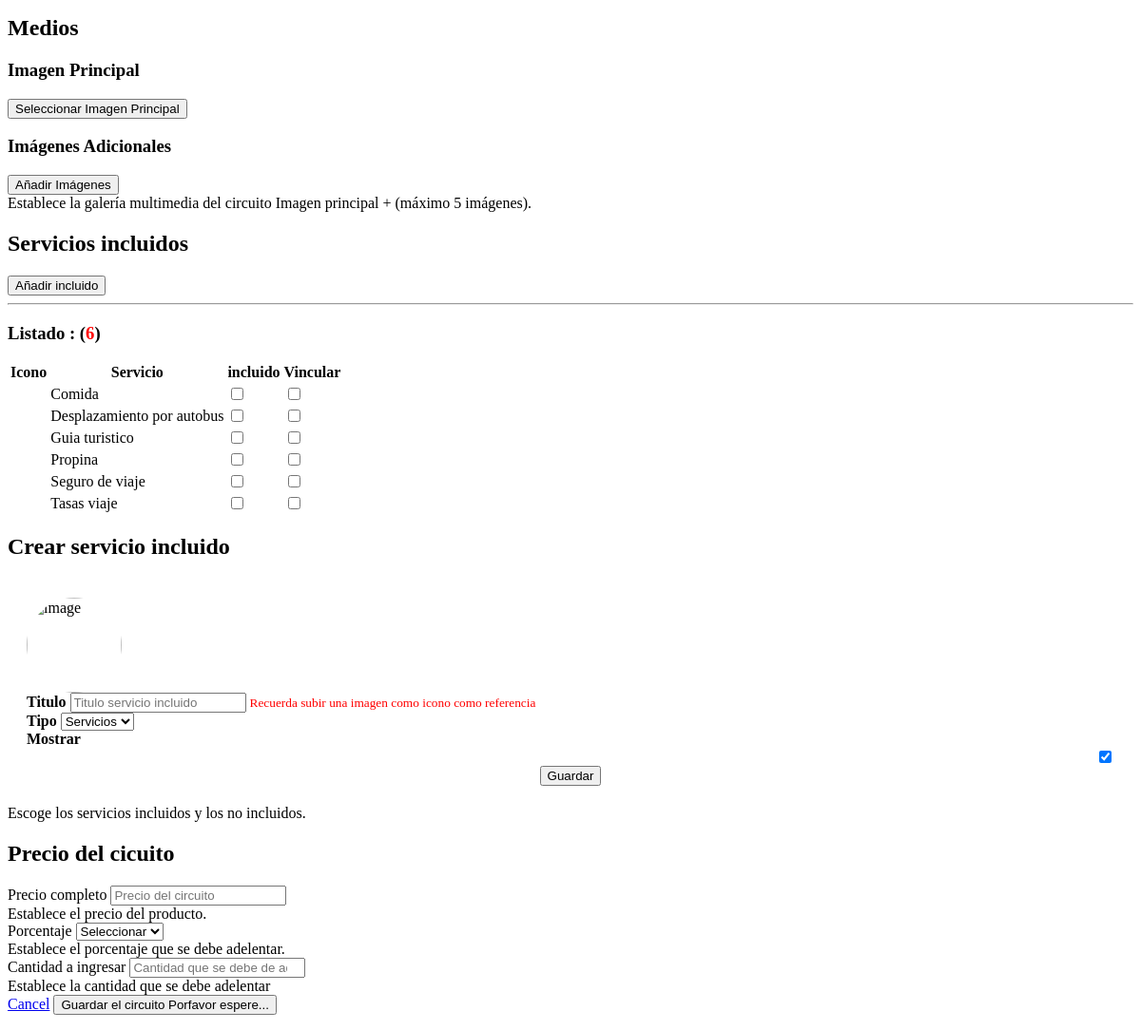
Before: /admin/pages/nuevo_circuito.php (lower part) with the older database file.
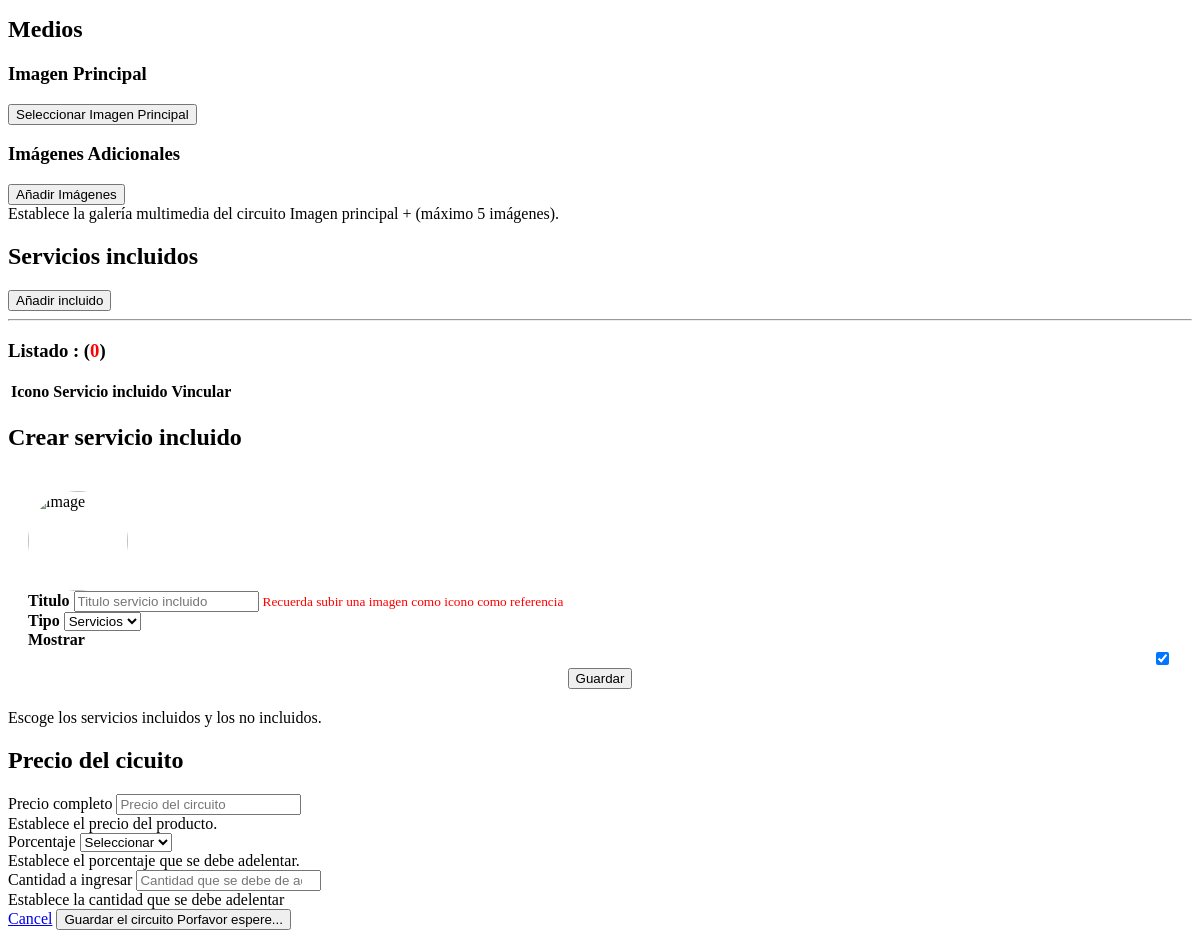
After: the same page with the newer database file.
### tables this page shows
CREATE TABLE IF NOT EXISTS `tabla_incluidos` (
  `id` int(11) NOT NULL AUTO_INCREMENT,
  `nombre` varchar(255) DEFAULT NULL,
  `tipo` varchar(100) DEFAULT NULL,
  `url_icono` varchar(255) DEFAULT NULL,
  `mostrar_para_seleccionar` int(11) DEFAULT NULL,
  `created_at` datetime DEFAULT current_timestamp(),
  PRIMARY KEY (`id`)
);

### admin/pages/nuevo_circuito.php (the view, shortened to what the changed rows need)
<div id="kt_app_content_container" class="app-container container-xxl">
    <form id="form_nuevo_circuito" class="form d-flex flex-column flex-lg-row fv-plugins-bootstrap5 fv-plugins-framework" data-kt-redirect="apps/ecommerce/catalog/products.html">
        <div class="d-flex flex-column flex-row-fluid gap-7 gap-lg-10">
            <div class="tab-content">
                <div class="tab-pane fade active show" id="kt_ecommerce_add_product_general" role="tab-panel">
                    <div class="d-flex flex-column gap-7 gap-lg-10">
                        <div class="card card-flush py-4">
                            <div class="card-header">
                                <div class="card-title">
                                    <h2>Medios</h2>
                                </div>
                            </div>
                        </div>
                        <div class="card card-flush py-4">
                            <div class="card-header">
                                <div class="card-title">
                                    <h2>Servicios incluidos</h2>
                                </div>
                            </div>
                            <div class="card-body pt-0">
                                <?php
                                $info_items_inlcuidos = [];
                                $sql_incluidos = mysql_query("SELECT * FROM tabla_incluidos WHERE tipo='servicios' ORDER BY nombre ASC");
                                while ($fetch_ = mysql_fetch_assoc($sql_incluidos)) :
                                    $info_items_inlcuidos[] = $fetch_;
                                endwhile;
                                ?>
                                <div class="accordion accordion-icon-collapse" id="kt_accordion_servicios_incluidos">
                                    <div class="mb-5">
                                        <div class="accordion-header py-3 d-flex" data-bs-toggle="collapse" data-bs-target="#kt_accordion_servicios_incluidos_item_2">
                                            <h3 class="fs-4 fw-semibold mb-0 ms-4">Listado : (<span style="color:red" id="cantidad_items_servicios_incluir"><?= count($info_items_inlcuidos) ?></span>)</h3>
                                        </div>
                                        <div id="kt_accordion_servicios_incluidos_item_2" class="collapse fs-6 ps-10 mt-2 show" data-bs-parent="#kt_accordion_servicios_incluidos">
                                            <div class="table-responsive">
                                                <table class="table table-row-dashed align-middle gs-0 gy-3 my-0">
                                                    <thead>
                                                        <tr class="fs-7 fw-bold text-gray-500 border-bottom-0">
                                                            <th class="p-0 pb-3 min-w-100px text-start">Icono</th>
                                                            <th class="p-0 pb-3 min-w-100px text-start pe-13">Servicio</th>
                                                            <th class="p-0 pb-3 w-50px text-start">incluido</th>
                                                            <th class="p-0 pb-3 w-50px text-end">Vincular</th>
                                                        </tr>
                                                    </thead>
                                                    <tbody id="tbody_nuevos_incluidos">
                                                        <?php foreach ($info_items_inlcuidos as $item) : ?>
                                                            <tr id="tr_fila_servicios_incluidos_o_no_incluidos_<?= $item['id'] ?>">
                                                                <td>
                                                                </td>
                                                                <td class="text-start pe-13">
                                                                    <span class="text-gray-600 fw-bold fs-6"><?= $item['nombre'] ?? '' ?></span>
                                                                </td>
                                                                <td class="text-start">
                                                                    <div class="form-check form-switch form-check-custom form-check-success form-check-solid mt-2">
                                                                        <input type="checkbox" value="" id_incluido="<?= $item['id'] ?? '' ?>" class="form-check-input" id="input_incluir_item_<?= $item['id'] ?? '' ?>" />
                                                                    </div>
                                                                </td>
                                                                <td class="text-end">
                                                                    <div class="form-check form-switch form-check-custom form-check-success form-check-solid mt-2">
                                                                        <input type="checkbox" value="" id_incluido="<?= $item['id'] ?? '' ?>" class="form-check-input checkboxes-items-vincular" id="input_vincular_item_<?= $item['id'] ?? '' ?>" />
                                                                    </div>
                                                                </td>
                                                            </tr>
                                                        <?php endforeach ?>
                                                    </tbody>
                                                </table>
                                            </div>
                                        </div>
                                    </div>
                                </div>
                                <div class="modal fade" tabindex="-1" id="modal_nuevo_servicio_inlcuido">
                                    <div class="modal-dialog modal-lg  modal-dialog-centered">
                                        <div class="modal-content shadow-none">
                                            <div class="modal-header">
                                                <h2>Crear servicio incluido</h2>
                                            </div>
                                        </div>
                                    </div>
                                </div>
                            </div>
                        </div>
                        <div class="card card-flush py-4">
                            <div class="card-header">
                                <div class="card-title">
                                    <h2>Precio del cicuito</h2>
                                </div>
                            </div>
                        </div>
                    </div>
                </div>
            </div>
        </div>
    </form>
</div>

Changed rows visible on the page:
removed tabla_incluidos: nombre "Comida"
removed tabla_incluidos: nombre "Desplazamiento por autobus"
removed tabla_incluidos: nombre "Guia turistico"
removed tabla_incluidos: nombre "Propina"
removed tabla_incluidos: nombre "Seguro de viaje"
removed tabla_incluidos: nombre "Tasas viaje"
Other visible differences:
count($info_items_inlcuidos): "6" → "0"
